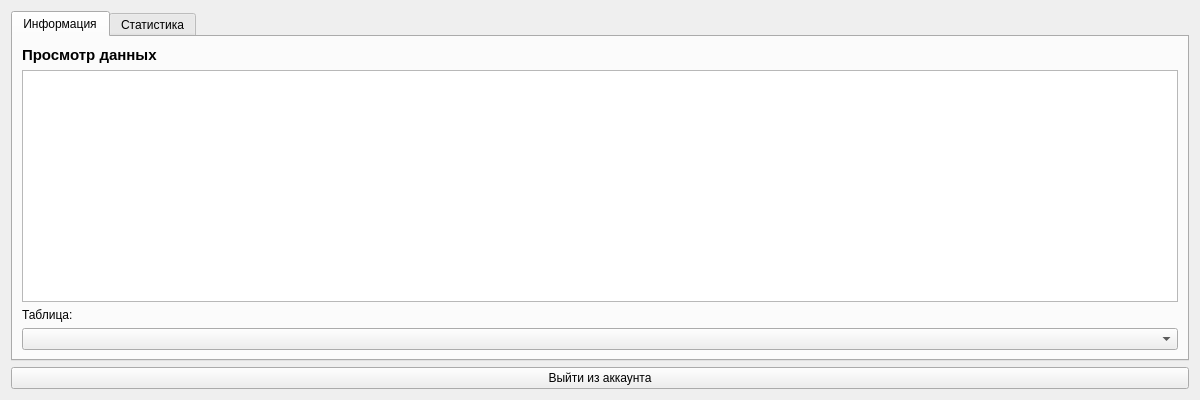
<?xml version="1.0" encoding="UTF-8"?>
<ui version="4.0">
 <class>Form</class>
 <widget class="QWidget" name="Form">
  <property name="geometry">
   <rect>
    <x>0</x>
    <y>0</y>
    <width>1200</width>
    <height>400</height>
   </rect>
  </property>
  <property name="sizePolicy">
   <sizepolicy hsizetype="Expanding" vsizetype="Expanding">
    <horstretch>0</horstretch>
    <verstretch>0</verstretch>
   </sizepolicy>
  </property>
  <property name="windowTitle">
   <string>Form</string>
  </property>
  <layout class="QVBoxLayout" name="verticalLayout_2">
   <item>
    <widget class="QTabWidget" name="tabWidget">
     <property name="currentIndex">
      <number>0</number>
     </property>
     <widget class="QWidget" name="tabInfo">
      <attribute name="title">
       <string>Информация</string>
      </attribute>
      <layout class="QVBoxLayout" name="verticalLayout">
       <item>
        <widget class="QLabel" name="titleLabelInfo">
         <property name="sizePolicy">
          <sizepolicy hsizetype="Expanding" vsizetype="Fixed">
           <horstretch>0</horstretch>
           <verstretch>0</verstretch>
          </sizepolicy>
         </property>
         <property name="font">
          <font>
           <pointsize>11</pointsize>
           <weight>75</weight>
           <bold>true</bold>
          </font>
         </property>
         <property name="text">
          <string>Просмотр данных</string>
         </property>
        </widget>
       </item>
       <item>
        <widget class="QTableWidget" name="infoOutputTable">
         <property name="enabled">
          <bool>true</bool>
         </property>
         <property name="font">
          <font>
           <pointsize>8</pointsize>
          </font>
         </property>
         <property name="autoFillBackground">
          <bool>false</bool>
         </property>
         <property name="sortingEnabled">
          <bool>false</bool>
         </property>
         <attribute name="horizontalHeaderCascadingSectionResizes">
          <bool>true</bool>
         </attribute>
         <attribute name="horizontalHeaderDefaultSectionSize">
          <number>150</number>
         </attribute>
         <attribute name="horizontalHeaderMinimumSectionSize">
          <number>40</number>
         </attribute>
         <attribute name="horizontalHeaderStretchLastSection">
          <bool>true</bool>
         </attribute>
        </widget>
       </item>
       <item>
        <widget class="QLabel" name="tableInfoLabel">
         <property name="text">
          <string>Таблица:</string>
         </property>
        </widget>
       </item>
       <item>
        <widget class="QComboBox" name="tablesComboBox"/>
       </item>
      </layout>
     </widget>
     <widget class="QWidget" name="tabStat">
      <attribute name="title">
       <string>Статистика</string>
      </attribute>
      <layout class="QVBoxLayout" name="verticalLayout_3">
       <item>
        <widget class="QLabel" name="label">
         <property name="sizePolicy">
          <sizepolicy hsizetype="Minimum" vsizetype="Fixed">
           <horstretch>0</horstretch>
           <verstretch>0</verstretch>
          </sizepolicy>
         </property>
         <property name="font">
          <font>
           <pointsize>11</pointsize>
           <weight>75</weight>
           <bold>true</bold>
          </font>
         </property>
         <property name="text">
          <string>Просмотр статистики</string>
         </property>
        </widget>
       </item>
       <item>
        <widget class="QComboBox" name="directorStatBox"/>
       </item>
       <item>
        <widget class="QWidget" name="statGraph" native="true"/>
       </item>
      </layout>
     </widget>
    </widget>
   </item>
   <item>
    <widget class="QPushButton" name="exitBtn">
     <property name="text">
      <string>Выйти из аккаунта</string>
     </property>
    </widget>
   </item>
  </layout>
 </widget>
 <resources/>
 <connections/>
</ui>
